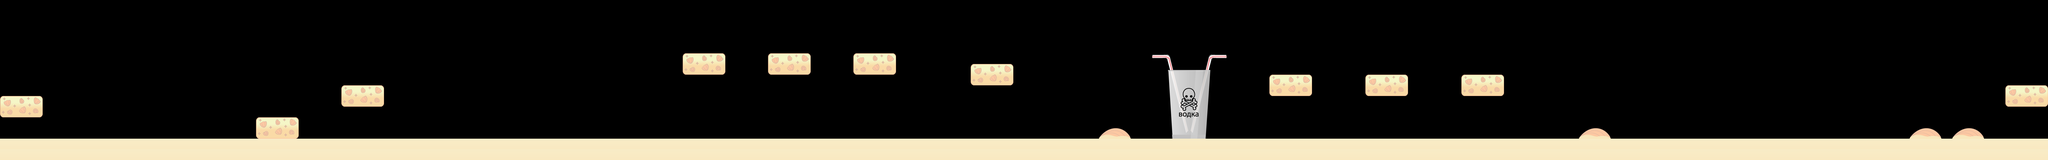

Tiled map render using the project's own tile images. Description and the map definition, with tile-layer contents summarised, below:
An orthogonal 192x15 tile map with 40x40 px tiles, 3 tile layers (irregularlayer, hotsandlayer, mainlayer2), 7 tilesets and 50 objects.

<map version="1.0" orientation="orthogonal" width="192" height="15" tilewidth="40" tileheight="40">
 <tileset firstgid="1" name="platform_160-80" tilewidth="40" tileheight="40">
  <image source="images/platform_160-80.png" width="160" height="80" />
 </tileset>
 <tileset firstgid="9" name="hotsand_40-40" tilewidth="40" tileheight="40">
  <image source="images/hotsand_40-40.png" width="40" height="40" />
 </tileset>
 <tileset firstgid="10" name="crab_160-80" tilewidth="160" tileheight="80">
  <image source="spritesheets/crab_160-80.png" width="480" height="80" />
 </tileset>
 <tileset firstgid="13" name="glass_280-320" tilewidth="40" tileheight="40">
  <image source="images/glass_280-320.png" width="280" height="320" />
 </tileset>
 <tileset firstgid="69" name="seashell_120-40" tilewidth="40" tileheight="40">
  <image source="images/seashell_120-40.png" width="120" height="40" />
 </tileset>
 <tileset firstgid="72" name="seaurchin_80-40" tilewidth="40" tileheight="40">
  <image source="spritesheets/seaurchin_80-40.png" width="80" height="40" />
 </tileset>
 <tileset firstgid="74" name="fakeplatform_160-80" tilewidth="160" tileheight="80">
  <image source="images/fakeplatform_160-80.png" width="160" height="80" />
 </tileset>
 <layer name="irregularlayer" width="192" height="15">
  <data>[2880 cells, 68 non-empty, 59 distinct tile ids]</data>
 </layer>
 <layer name="hotsandlayer" width="192" height="15">
  <data>[2880 cells, 192 non-empty, 1 distinct tile ids]</data>
 </layer>
 <layer name="mainlayer2" width="192" height="15">
  <data>[2880 cells, 280 non-empty, 9 distinct tile ids]</data>
 </layer>
 <objectgroup name="basic-shapes" width="192" height="15">
  <object x="4118" y="519">
   <polyline points="0,0 14,-15 27,-27 42,-35 57,-39 75,-39 87,-35 101,-27 114,-15 120,-4 123,1" />
  </object>
  <object x="4377" y="262">
   <polyline points="0,0 17,259 28,258 11,1 2,0" />
  </object>
  <object x="4539" y="263">
   <polyline points="0,0 -18,257 -29,257 -9,-1 0,-1" />
  </object>
  <object x="4386" y="262">
   <polyline points="0,0 -9,-37 -14,-43 -65,-43 -65,-56 -12,-56 -1,-50 14,0 3,1" />
  </object>
  <object x="4534" y="260">
   <polyline points="0,0 11,-39 17,-43 66,-42 66,-55 12,-56 0,-48 -14,2 0,2" />
  </object>
  <object x="5920" y="518">
   <polyline points="0,0 6,-9 18,-19 30,-27 42,-33 57,-37 75,-36 89,-32 101,-25 109,-18 118,-7 121,0" />
  </object>
  <object x="7160" y="519">
   <polyline points="0,0 7,-9 15,-17 25,-25 38,-33 53,-37 68,-37 80,-37 93,-32 102,-26 112,-15 117,-7 121,-1" />
  </object>
  <object x="7319" y="521">
   <polyline points="0,0 9,-13 19,-22 29,-29 39,-35 51,-39 61,-40 78,-39 89,-35 99,-29 109,-21 117,-11 124,-1" />
  </object>
 </objectgroup>
 <objectgroup name="crab-objects" width="192" height="15">
  <object gid="10" x="676" y="560" />
  <object gid="10" x="5500" y="560" />
  <object gid="10" x="4773" y="559" />
  <object gid="10" x="6180" y="557" />
  <object gid="10" x="6465" y="557" />
  <object gid="10" x="6943" y="561" />
  <object gid="10" x="5136" y="562" />
 </objectgroup>
 <objectgroup name="bird" width="192" height="15" />
 <objectgroup name="glass-polygon" width="192" height="15">
  <object x="4404" y="265">
   <polyline points="0,0 111,-1 111,15 1,14 1,1" />
  </object>
 </objectgroup>
 <objectgroup name="seaurchins" width="192" height="15">
  <object gid="72" x="3662" y="264" />
  <object gid="72" x="3713" y="266" />
  <object gid="72" x="3767" y="264" />
  <object gid="72" x="4784" y="304" />
  <object gid="72" x="4835" y="306" />
  <object gid="72" x="4887" y="306" />
  <object gid="72" x="5144" y="307" />
  <object gid="72" x="5196" y="308" />
  <object gid="72" x="5250" y="307" />
  <object gid="72" x="5504" y="306" />
  <object gid="72" x="5556" y="306" />
  <object gid="72" x="5605" y="304" />
  <object gid="72" x="6403" y="561" />
  <object gid="72" x="6761" y="563" />
  <object gid="72" x="6036" y="558" />
  <object gid="72" x="7121" y="559" />
 </objectgroup>
 <objectgroup name="fakeplatform" width="192" height="15">
  <object gid="74" x="401" y="561" />
  <object gid="74" x="721" y="401" />
  <object gid="74" x="1682" y="320" />
  <object gid="74" x="1041" y="281" />
  <object gid="74" x="1680" y="561" />
  <object gid="74" x="2001" y="441" />
  <object gid="74" x="2642" y="601" />
  <object gid="74" x="3282" y="601" />
  <object gid="74" x="2801" y="601" />
  <object gid="74" x="3121" y="601" />
  <object gid="74" x="2322" y="441" />
  <object gid="74" x="2162" y="441" />
  <object gid="74" x="2961" y="601" />
  <object gid="74" x="5201" y="282" />
  <object gid="74" x="3722" y="242" />
  <object gid="74" x="4841" y="281" />
  <object gid="74" x="4041" y="320" />
  <object gid="74" x="5562" y="282" />
 </objectgroup>
</map>
